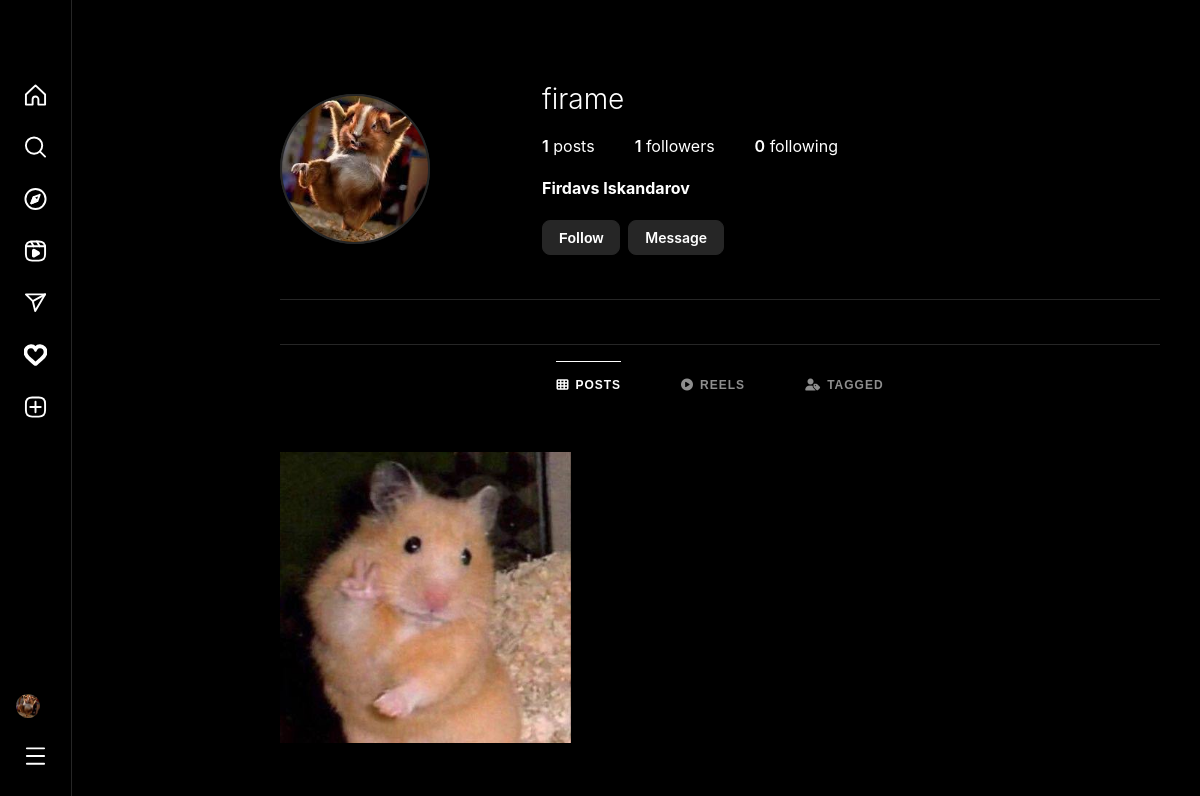
Page /users/another_profile/2/ (signed in) on the committed database.
### users/models.py (models this page shows, shortened)
class UserModel(AbstractUser):
    bio = models.CharField(max_length=255, null=True, blank=True)
    avatar = models.ImageField(upload_to='user/avatars/', null=True, blank=True)
    website = models.URLField(null=True, blank=True)
    class GenderChoice(models.TextChoices):
        MALE = 'MALE', 'Male'
        FEMALE = 'FEMALE', 'Female'
        NOT_GIVEN = "NOT_GIVEN", "Not given"
    gender = models.CharField(
        max_length=10,
        choices=GenderChoice.choices,
        default=GenderChoice.NOT_GIVEN,
        null=True,
        blank=True
    )
    @property
    def followers_count(self):
        return self.follower_set.count()
    @property
    def following_count(self):
        return self.following_set.count()

### posts/models.py (models this page shows, shortened)
class PostModel(models.Model):
    class PostTypeChoice(models.TextChoices):
        History = 'HISTORY', 'History'
        Post = 'POST', 'Post'
        Reels = 'REELS', 'Reels'
    caption = models.CharField(max_length=255)
    userID = models.ForeignKey(UserModel, on_delete=models.CASCADE, related_name='user')
    post_type = models.CharField(max_length=8, choices=PostTypeChoice)
    contentUrl = models.FileField(upload_to='posts')
    tagging = models.ForeignKey(UserModel, on_delete=models.CASCADE, related_name='tagging', null=True, blank=True)
    hashtags = models.ManyToManyField('HashtagModel', blank=True, null=True)
    music = models.ManyToManyField('MusicModel', blank=True, null=True)
    saved = models.ManyToManyField(UserModel, blank=True, null=True, related_name='saved')
    created_at = models.DateTimeField(auto_now_add=True)
    archived = models.BooleanField(default=False)
    location_name = models.CharField(max_length=255, blank=True, null=True)
    latitude = models.FloatField(blank=True, null=True)
    longitude = models.FloatField(blank=True, null=True)
    def comments_count(self):
        return self.comments.count() + self.reply_comments.count()
    def likes_count(self):
        return self.likes.count()

### users/views.py (the view)
# urls.py: path('another_profile/<int:pk>/', views.another_profile_view, name='profile-another'),
def another_profile_view(request, pk):
    user = UserModel.objects.get(pk=pk)
    qs = UserModel.objects.exclude(pk=request.user.pk).order_by('username')
    posts = PostModel.objects.filter(pk=request.user.pk)
    reels = PostModel.objects.filter(pk=request.user.pk, post_type=PostModel.PostTypeChoice.Reels).order_by(
        '-created_at')
    return render(request, 'another_profile.html', {
        'user': user,
        'users': qs,
        "posts": posts,
        "reels": reels,
    })

### posts/templatetags/my_tags.py (called while the page is built)
@register.filter
def is_liked_by_user(content_object, request):
    return PostLikeModel.objects.filter(postID=content_object, userID=request.user).exists()

@register.filter
def is_following(request, following_user):
    if not request.user.is_authenticated:
        return False
    return Follow.objects.filter(follower=request.user, following=following_user).exists()

### templates/another_profile.html (shortened to what this page needs)
{% extends "base.html" %}
{% load static %}
{% load my_tags %}
{% block content %}
<div class="profile-page">
    <div class="profile-header">
        <div class="profile-avatar-large">
            {% if user.avatar %}
            <img src="{{ user.avatar.url }}" alt="{{ user.username }}">
            {% else %}
            <img src="{% static 'images/default-avatar.png' %}" alt="{{ user.username }}">
            {% endif %}
        </div>
        <div class="profile-info">
            <h1>{{ user.username }}</h1>
            <div class="profile-stats">
                <div class="profile-stat"><strong>{{ posts.count|add:reels.count }}</strong> posts</div>
                <a href="{% url 'followers' user.pk %}" class="profile-stat"><strong>{{ user.followers_count }}</strong>
                    followers</a>
                <a href="{% url 'followings' user.pk %}" class="profile-stat">
                    <strong>{{ user.following_count }}</strong> following
                </a>
            </div>
            <div class="profile-bio">
                {% if user.first_name or user.last_name %}
                <strong>{{ user.first_name }} {{ user.last_name }}</strong>
                {% endif %}
            </div>
             <div class="profile-actions">
                <button class="profile-btn" id="follow-btn" data-user-id="{{ user.id }}">
                    <a style="color:white;text-decoration:none;" href="{% url 'follow-create' pk=user.id %}">
                        {% if request|is_following:user %}
                        Unfollow
                        {% else %}
                        Follow
                        {% endif %}
                    </a>
                </button>
                <a style="text-decoration:none;" href="{% url 'profile-another-chat' username=user.username %}" class="profile-btn">Message</a>
            </div>
        </div>
    </div>
    <div class="profile-nav">
        <div class="profile-nav-tabs">
            <button class="profile-tab active" data-tab="posts">
                <i class="fas fa-th"></i>
                Posts
            </button>
            <button class="profile-tab" data-tab="reels">
                <i class="fas fa-play-circle"></i>
                Reels
            </button>
            <button class="profile-tab" data-tab="tagged">
                <i class="fas fa-user-tag"></i>
                Tagged
            </button>
        </div>
    </div>
    <div class="tab-content active" id="posts-content">
        <div class="profile-posts">
            {% if posts %}
            {% for post in posts %}
            <div class="profile-item"
                 data-type="post"
                 data-id="{{ post.id }}"
                 data-url="{{ post.contentUrl.url }}"
                 data-username="{{ post.userID.username }}"
                 data-user-avatar="{% if post.userID.avatar %}{{ post.userID.avatar.url }}{% endif %}"
                 data-caption="{{ post.caption }}"
                 data-likes="{{ post.likes_count }}"
                 data-comments="{{ post.comments_count }}"
                 data-liked-by-user="{% if post|is_liked_by_user:request %}true{% else %}false{% endif %}"
                 data-saved-by-user="{% if request.user in post.saved.all %}true{% else %}false{% endif %}"
                 data-user-id="{{ post.userID.id }}"
                 data-is-followed="{% if request|is_following:post.userID %}true{% else %}false{% endif %}"
                 data-is-self="{% if post.userID == request.user %}true{% else %}false{% endif %}">
                {% if post.contentUrl %}
                <img src="{{ post.contentUrl.url }}" alt="Post" loading="lazy">
                {% endif %}
            </div>
            {% endfor %}
            {% else %}
            <div class="empty-state">
                <i class="fas fa-camera"></i>
                <h3>No posts yet</h3>
                <p>When you share photos, they'll appear on your profile.</p>
            </div>
            {% endif %}
        </div>
    </div>
</div>
{% endblock %}

### templates/header.html (shortened to what this page needs)
<nav class="sidebar">
    <div class="sidebar-logo">
    </div>
    <ul class="sidebar-nav">
        <li>
            <a href="{% url 'home' %}" class="{% block home_active %}{% endblock %}">
                <svg class="icon" aria-label="Home" fill="currentColor" height="24" role="img" viewBox="0 0 24 24" width="24">
                    <path d="M9.005 16.545a2.997 2.997 0 0 1 2.997-2.997A2.997 2.997 0 0 1 15 16.545V22h7V11.543L12 2 2 11.543V22h7.005Z" fill="none" stroke="currentColor" stroke-linejoin="round" stroke-width="2"></path>
                </svg>
            </a>
        </li>
        <li>
            <a href="{% url 'search' %}" class="{% block search_active %}{% endblock %}">
            </a>
        </li>
        <li>
            <a href="{% url 'explore' %}" class="{% block explore_active %}{% endblock %}">
            </a>
        </li>
        <li>
            <a href="{% url 'reels' %}" class="{% block reels_active %}{% endblock %}">
            </a>
        </li>
        <li>
            <a href="{% url 'chats' %}" class="{% block messages_active %}{% endblock %}">
            </a>
        </li>
        <li>
            <a href="{% url 'notifications' %}" class="{% block notifications_active %}{% endblock %}">
            </a>
        </li>
        <li>
            <a href="{% url 'create' %}" class="{% block create_active %}{% endblock %}">
            </a>
        </li>
    </ul>
    <div class="sidebar-profile">
        {% if user.is_authenticated %}
        <a href="{% url 'profile' %}" class="{% block profile_active %}{% endblock %}">
            {% if user.avatar %}
            <img style="height: 24px; width: 24px; border-radius: 50%; object-fit: cover; margin-right: 16px;"
                 src="{{ user.avatar.url }}">
            {% endif %}
        </a>
        {% endif %}
    </div>
    <div class="sidebar-more">
        <a href="#" class="more-btn" id="more-btn">
        </a>
    </div>
</nav>

### static/css/style.css (style rules this page uses)
* { margin: 0; padding: 0; box-sizing: border-box; }
body { font-family: -apple-system, BlinkMacSystemFont, "Segoe UI", Roboto, Helvetica, Arial, sans-serif; background-color: #000; color: #fff; overflow-x: hidden; }
.sidebar { width: 244px; background-color: #000; border-right: 1px solid #262626; position: fixed; height: 100vh; padding: 8px 12px 20px; z-index: 100; left: 0; top: 0; }
.sidebar-logo { padding: 25px 12px 16px; margin-bottom: 19px; }
.sidebar-nav { list-style: none; }
.sidebar-nav li { margin-bottom: 4px; }
.sidebar-nav a { display: flex; align-items: center; padding: 12px; color: #fff; text-decoration: none; border-radius: 8px; transition: background-color 0.2s; font-size: 16px; }
.sidebar-nav .icon { width: 24px; height: 24px; fill: currentColor; }
.sidebar-profile { position: absolute; bottom: 20px; left: 12px; right: 12px; }
.sidebar-profile a { display: flex; align-items: center; padding: 12px; color: #fff; text-decoration: none; border-radius: 8px; transition: background-color 0.2s; }
.profile-header { display: flex; align-items: center; padding: 32px 0; border-bottom: 1px solid #262626; margin-bottom: 24px; }
.profile-avatar-large { width: 150px; height: 150px; border-radius: 50%; margin-right: 32px; background-color: #262626; }
.profile-info h1 { font-size: 28px; font-weight: 300; margin-bottom: 16px; color: #fff; }
.profile-stats { display: flex; gap: 32px; margin-bottom: 16px; }
.profile-stat { font-size: 16px; color: #fff; }
.profile-stat strong { font-weight: 600; }
.profile-bio { font-size: 16px; line-height: 1.5; color: #fff; }
.profile-posts { display: grid; grid-template-columns: repeat(3, 1fr); gap: 4px; }

### templates/header.html (style rules this page uses)
.sidebar { position: fixed; left: 0; top: 0; width: 245px; height: 100vh; background-color: #000; border-right: 1px solid #262626; padding: 8px 12px 20px 12px; display: flex; flex-direction: column; z-index: 100; }
.sidebar-logo { padding: 25px 12px 19px 12px; margin-bottom: 19px; }
.sidebar-nav { list-style: none; padding: 0; margin: 0; flex: 1; }
.sidebar-nav li { margin-bottom: 4px; }
.sidebar-nav a, .sidebar-profile a, .more-btn { display: flex; align-items: center; padding: 12px; color: #fff; text-decoration: none; border-radius: 8px; transition: all 0.2s ease; font-size: 16px; font-weight: 400; position: relative; }
.icon { width: 24px; height: 24px; margin-right: 16px; stroke: currentColor; fill: none; stroke-width: 2; transition: all 0.2s ease; stroke-linecap: round; stroke-linejoin: round; }
.sidebar-more { position: absolute; bottom: 20px; left: 12px; right: 12px; }
.more-btn { display: flex; align-items: center; padding: 12px; color: #fff; text-decoration: none; border-radius: 8px; transition: all 0.2s ease; font-size: 16px; position: relative; cursor: pointer; }
.sidebar-profile { position: absolute; bottom: 70px; left: 12px; right: 12px; }
.sidebar-profile a { display: flex; align-items: center; padding: 12px; color: #fff; text-decoration: none; border-radius: 8px; transition: all 0.2s ease; }
@media (max-width: 1264px) { .sidebar { width: 72px; } }
@media (max-width: 1264px) { .sidebar-nav a, .sidebar-profile a, .more-btn { justify-content: center; padding: 12px; } }
@media (max-width: 1264px) { .icon { margin-right: 0; } }

### rows in the picture
UserModel: avatar (picture), username "firame", followers_count "1", following_count "0", first_name "Firdavs", last_name "Iskandarov"
PostModel: contentUrl (picture)

### other values in the picture
{{ posts.count|add:reels.count }} "1"
